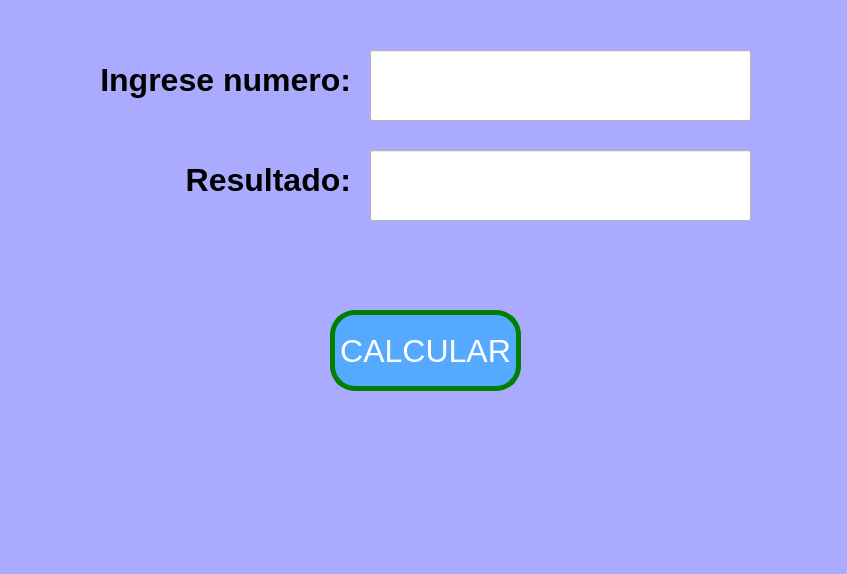
<?xml version="1.0" encoding="UTF-8"?>
<ui version="4.0">
 <class>MainWindow</class>
 <widget class="QMainWindow" name="MainWindow">
  <property name="geometry">
   <rect>
    <x>0</x>
    <y>0</y>
    <width>847</width>
    <height>574</height>
   </rect>
  </property>
  <property name="font">
   <font>
    <pointsize>24</pointsize>
    <weight>75</weight>
    <bold>true</bold>
   </font>
  </property>
  <property name="windowTitle">
   <string>MainWindow</string>
  </property>
  <property name="styleSheet">
   <string notr="true">background-color: rgb(170, 170, 255);

</string>
  </property>
  <widget class="QWidget" name="centralwidget">
   <widget class="QPushButton" name="btn_calcular">
    <property name="geometry">
     <rect>
      <x>330</x>
      <y>310</y>
      <width>191</width>
      <height>81</height>
     </rect>
    </property>
    <property name="font">
     <font>
      <pointsize>24</pointsize>
      <weight>50</weight>
      <bold>false</bold>
     </font>
    </property>
    <property name="styleSheet">
     <string notr="true">background-color: rgb(85, 170, 255);
color: rgb(255, 255, 255);
border-radius:25px;
border: 5px solid green;</string>
    </property>
    <property name="text">
     <string>CALCULAR</string>
    </property>
   </widget>
   <widget class="QLineEdit" name="txt_num">
    <property name="geometry">
     <rect>
      <x>370</x>
      <y>50</y>
      <width>381</width>
      <height>71</height>
     </rect>
    </property>
    <property name="font">
     <font>
      <pointsize>48</pointsize>
      <weight>75</weight>
      <bold>true</bold>
     </font>
    </property>
    <property name="styleSheet">
     <string notr="true">background-color: rgb(255, 255, 255);</string>
    </property>
    <property name="text">
     <string/>
    </property>
    <property name="alignment">
     <set>Qt::AlignCenter</set>
    </property>
   </widget>
   <widget class="QLineEdit" name="txt_resultado">
    <property name="geometry">
     <rect>
      <x>370</x>
      <y>150</y>
      <width>381</width>
      <height>71</height>
     </rect>
    </property>
    <property name="font">
     <font>
      <pointsize>48</pointsize>
      <weight>75</weight>
      <bold>true</bold>
     </font>
    </property>
    <property name="styleSheet">
     <string notr="true">background-color: rgb(255, 255, 255);</string>
    </property>
    <property name="text">
     <string/>
    </property>
    <property name="alignment">
     <set>Qt::AlignCenter</set>
    </property>
   </widget>
   <widget class="QLabel" name="label">
    <property name="geometry">
     <rect>
      <x>80</x>
      <y>60</y>
      <width>271</width>
      <height>41</height>
     </rect>
    </property>
    <property name="text">
     <string>&lt;html&gt;&lt;head/&gt;&lt;body&gt;&lt;p align=&quot;right&quot;&gt;&lt;span style=&quot; font-size:24pt; font-weight:600;&quot;&gt;Ingrese numero:&lt;/span&gt;&lt;/p&gt;&lt;/body&gt;&lt;/html&gt;</string>
    </property>
   </widget>
   <widget class="QLabel" name="label_2">
    <property name="geometry">
     <rect>
      <x>180</x>
      <y>160</y>
      <width>171</width>
      <height>41</height>
     </rect>
    </property>
    <property name="text">
     <string>&lt;html&gt;&lt;head/&gt;&lt;body&gt;&lt;p align=&quot;right&quot;&gt;&lt;span style=&quot; font-size:24pt; font-weight:600;&quot;&gt;Resultado:&lt;/span&gt;&lt;/p&gt;&lt;/body&gt;&lt;/html&gt;</string>
    </property>
   </widget>
  </widget>
  <widget class="QMenuBar" name="menubar">
   <property name="geometry">
    <rect>
     <x>0</x>
     <y>0</y>
     <width>847</width>
     <height>22</height>
    </rect>
   </property>
  </widget>
  <widget class="QStatusBar" name="statusbar"/>
 </widget>
 <resources/>
 <connections/>
</ui>
